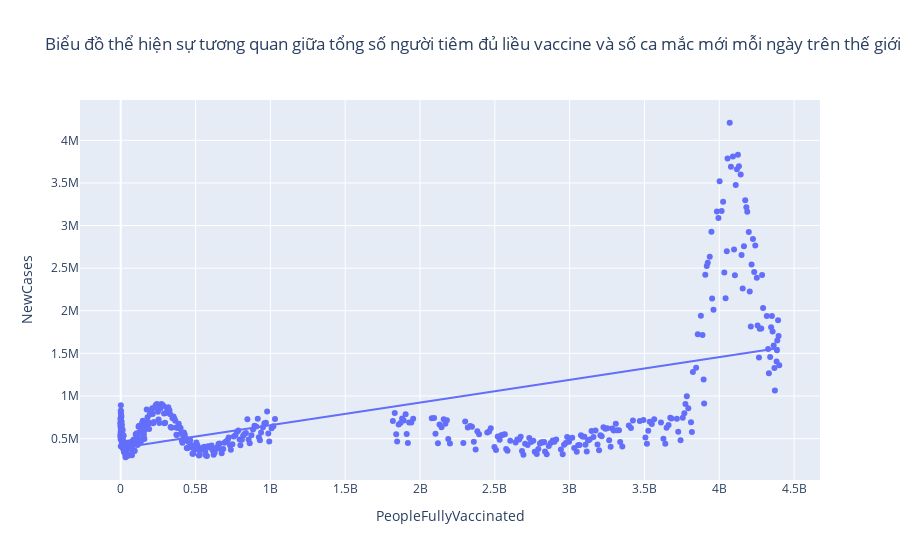

Notebook code cell kept with this figure:
### Code cell
fig = px.scatter(covid_world_after_vaccine, x="PeopleFullyVaccinated", y="NewCases",trendline="ols", hover_name="Date", title="Biểu đồ thể hiện sự tương quan giữa tổng số người tiêm đủ liều vaccine và số ca mắc mới mỗi ngày trên thế giới")
fig.show()

### Figure 1 — Plotly figure (JSON) as saved in the notebook; plotly's stock layout.template omitted (floating-point values rounded to 4 significant figures; data arrays with more than 128 entries replaced by an {"elided": "..."} marker saying what was removed)
{"data": [{"hovertemplate": "<b>%{hovertext}</b><br><br>PeopleFullyVaccinated=%{x}<br>NewCases=%{y}<extra></extra>", "hovertext": {"elided": "457 str values"}, "legendgroup": "", "marker": {"color": "#636efa", "symbol": "circle"}, "mode": "markers", "name": "", "orientation": "v", "showlegend": false, "type": "scatter", "x": {"elided": "457 int values"}, "xaxis": "x", "y": {"elided": "457 int values"}, "yaxis": "y"}, {"hovertemplate": "<b>OLS trendline</b><br>NewCases = 0.000266212 * PeopleFullyVaccinated + 390849<br>R<sup>2</sup>=0.332612<br><br>PeopleFullyVaccinated=%{x}<br>NewCases=%{y} <b>(trend)</b><extra></extra>", "legendgroup": "", "marker": {"color": "#636efa", "symbol": "circle"}, "mode": "lines", "name": "", "showlegend": false, "type": "scatter", "x": {"elided": "457 int values"}, "xaxis": "x", "y": {"elided": "457 float values"}, "yaxis": "y"}], "layout": {"autosize": true, "legend": {"tracegroupgap": 0}, "title": {"text": "Biểu đồ thể hiện sự tương quan giữa tổng số người tiêm đủ liều vaccine và số ca mắc mới mỗi ngày trên thế giới"}, "xaxis": {"anchor": "y", "autorange": true, "domain": [0, 1], "range": [-260100000.0, 4661000000.0], "title": {"text": "PeopleFullyVaccinated"}, "type": "linear"}, "yaxis": {"anchor": "x", "autorange": true, "domain": [0, 1], "range": [-6319.0, 4494000.0], "title": {"text": "NewCases"}, "type": "linear"}}}
